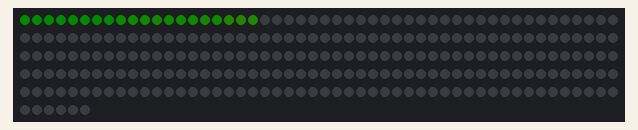
Recording of a sketch running on a simulated Arduino Uno, built with avr-gcc and run on an emulated ATmega328P. On the bench: 256 RGB LEDs in strip order, left to right, continuing on the next row. Dim RGB values are drawn brighter than linear; colours are those a GRB WS2812 strip shows for the declared byte order.

Above: at 2.48 s.
At 3.42 s:
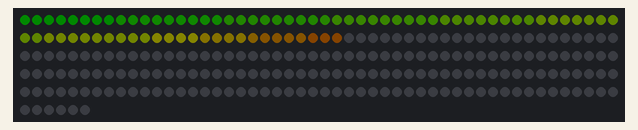
At 4.37 s:
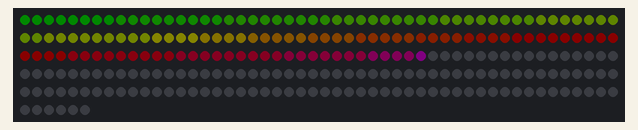
At 5.31 s:
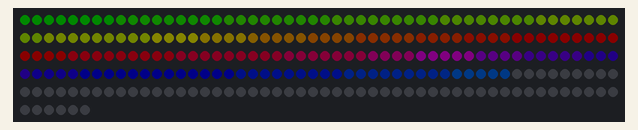
At 6.3 s:
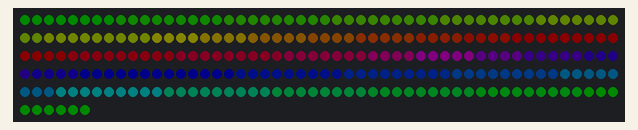

The sketch:

counter_animation_16x16_led_matrix.ino
```cpp
#include "FastLED.h"

#define NUM_LEDS 256
#define DATA_PIN 3

CRGB leds[NUM_LEDS];

void setup() {
  delay(2000);
  FastLED.addLeds<WS2812B, DATA_PIN, RGB>(leds, NUM_LEDS);
  FastLED.setBrightness(10); //Number 0-255
  FastLED.clear();
}

int eyes_seconds = 2;
int reg_ghost_seconds = 10;

int feet_delay = 220; //delay in ms b/w feet v1 v2
int eye_loop = (eyes_seconds*1000)/feet_delay; // how many times to look left and right before switching

int reg_ghost_loop = reg_ghost_seconds/eyes_seconds;
int sad_ghost_loop = 50;
int sad_ghost_blink_loop = 10;


int filler[] = {
138,116,117,107,108,84,83,82,78,77,
76,49,50,51,45,153,133,122,123,100,
99,91,92,93,67,66,65,60,61,62,
34
};

int colorcalc;

int color[] = {
160, 170, 180
};

//char color[] = {'Blue', 'Red', 'Green'};

void loop() {

    colorcalc = 0;

    for(int i = 0; i < 5; i++){

       for(int j = 0; j < 256; j++){

            colorcalc = colorcalc + 1;

            //leds[j] = CRGB::Blue;

            leds[j].setHue(colorcalc);
            FastLED.show();
            delay(05);

       }

       for(int j = 256; j > 0; j--){
          leds[j] = CRGB::Black;
          FastLED.show();
          delay(05);
       }
    }
    for(int i = 0; i < 5; i++){

       for(int j = 0; j < 256; j++){

            colorcalc = colorcalc + 1;

            //leds[j] = CRGB::Blue;

            leds[j].setHue(colorcalc);
            FastLED.show();
            delay(050);

            leds[j] = CRGB::Black;
            FastLED.show();


        }

    }
}
```
